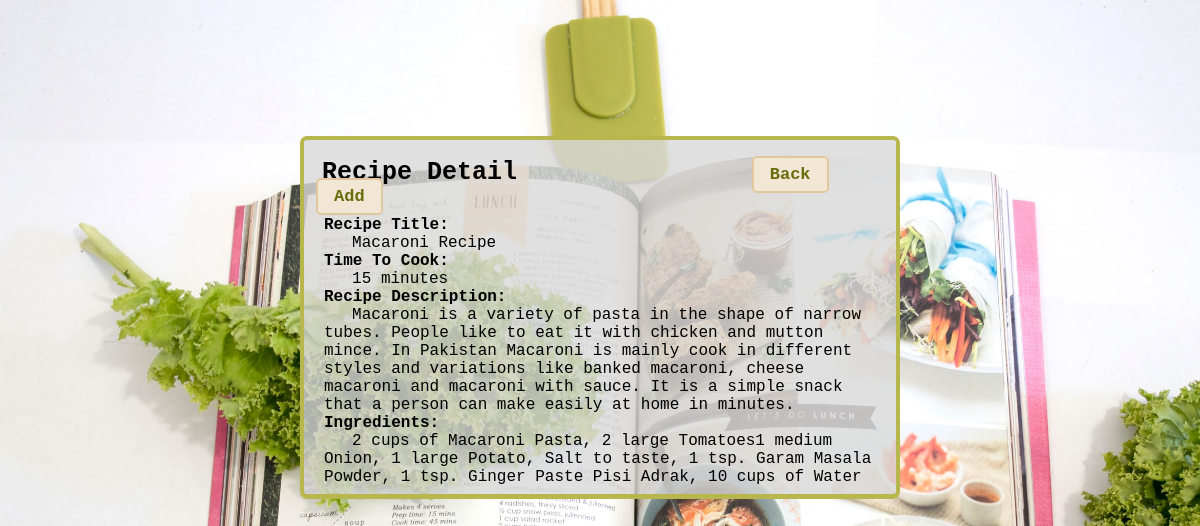
The page /readmore.php?id=2 on the database its author committed.
### tables this page shows
CREATE TABLE `allrecipe` (
  `id` int(4) NOT NULL,
  `title` varchar(100) NOT NULL,
  `time` int(2) NOT NULL,
  `description` varchar(1000) NOT NULL,
  `ingredients` varchar(500) NOT NULL
);

### readmore.php (the view, shortened to what this page needs)
<?php include("assests/database/connection.php")?>
<?php
    if(isset($_GET['id']) && $_GET['id'] >= 1)
    {
        $query = "SELECT * FROM allrecipe ";
    $query .= "WHERE id={$_GET['id']}";
    $result  = mysqli_query($connection, $query);
    $row = mysqli_fetch_assoc($result);
    $output = " <p>Recipe Title:</p>
    <p class='detail'>{$row['title']}</p>
    <p>Time To Cook:</p>
    <p class='detail'>{$row['time']} minutes</p>
    <p>Recipe Description:</p>
    <p class='detail'>{$row['description']}</p>
    <p>Ingredients:</p>
    <p class='detail'>{$row['ingredients']}</p>";
    }
?>
<?php include("includes/header.php"); ?>
<?php include("includes/more.php"); ?>
<?php include("includes/footer.php"); ?>

### assests/main.css (style rules this page uses)
* { margin:0px; padding:0px; font-family: courier,sans-serif;; box-sizing:border-box; font-weight:thicker; }
body { background-image:url("image/recipe.jpg"); background-repeat:no-repeat; background-attachment:fixed; background-size:cover; }
.detail { font-weight:normal; text-indent:5%; }

### rows shown on the page
allrecipe: title "Macaroni Recipe", time "15", description "Macaroni is a variety of pasta in the shape of narrow tubes. People like to eat it with chicken and mutton mince. In Pakistan Macaroni is mainly cook in different styles and variations like banked macaroni, cheese macaroni and macaroni with sauce. It is a simple snack that a person can make easily at home in minutes.", ingredients "2 cups of Macaroni Pasta, 2 large Tomatoes1 medium Onion, 1 large Potato, Salt to taste, 1 tsp. Garam Masala Powder, 1 tsp. Ginger Paste Pisi Adrak, 10 cups of Water"
